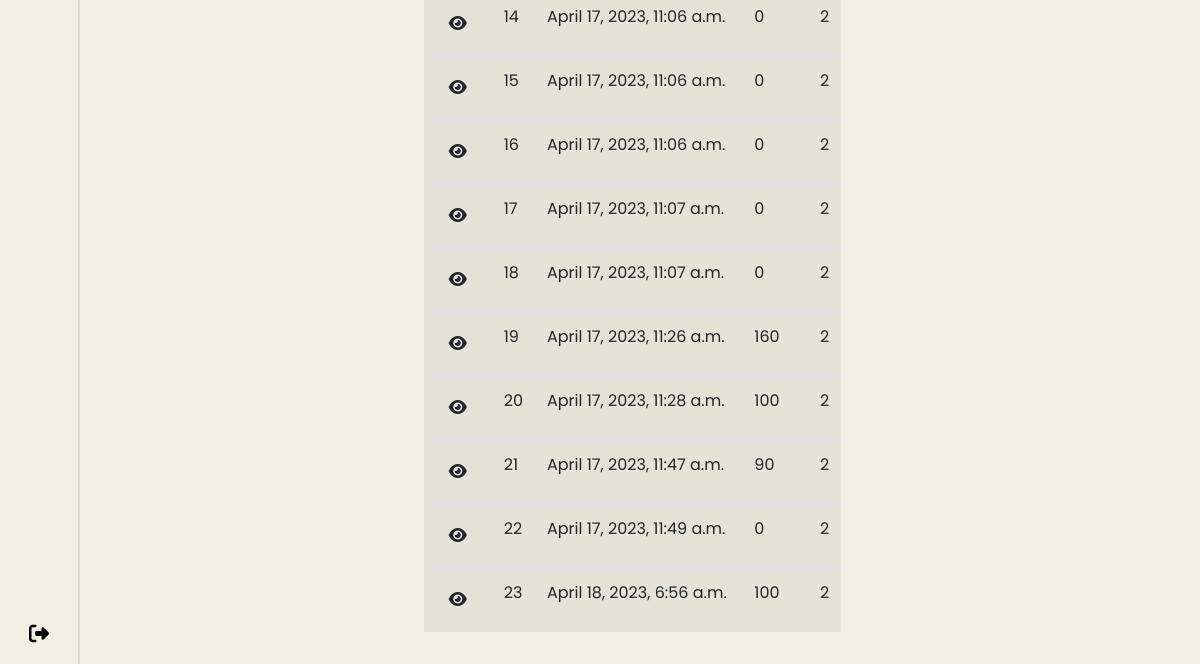
Page /purchase-history/ (lower part) on the earlier database version.
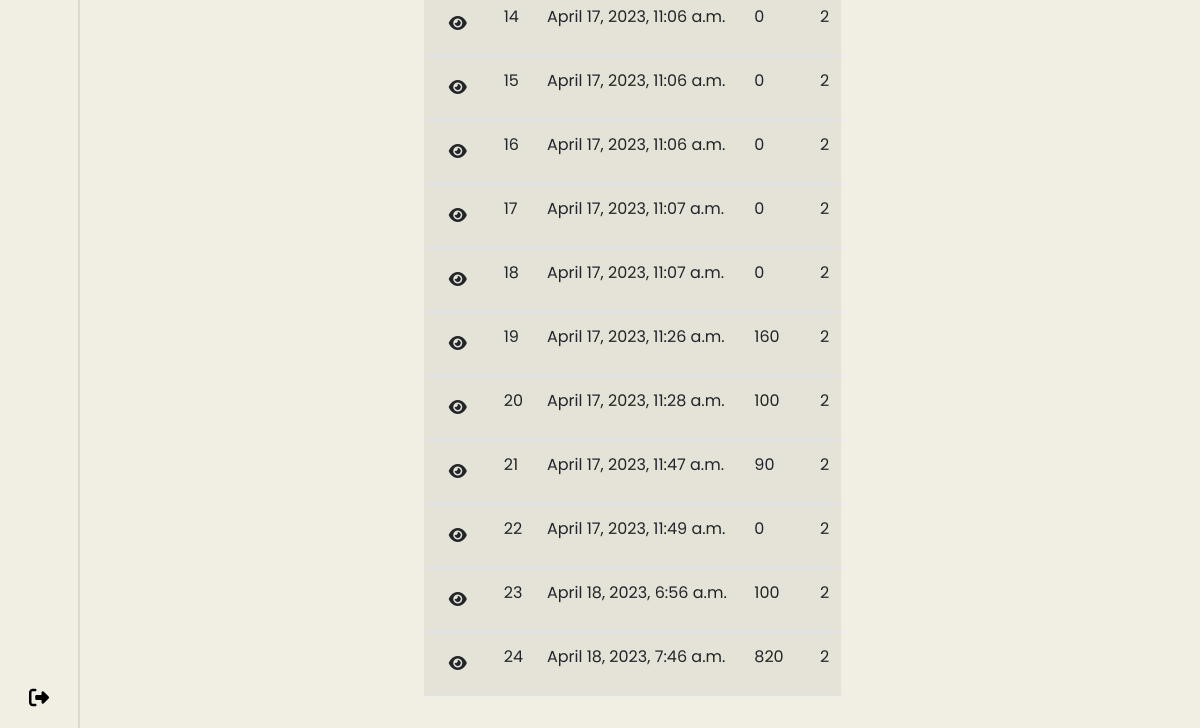
Same page on the later database version.
### bookstore/models.py (models this page shows, shortened)
class Order(models.Model):
    user = models.ForeignKey('User', on_delete=models.CASCADE)
    email = models.EmailField(max_length=1000)
    detail = models.ManyToManyField(Book, through='OrderDetail')
    total_price = models.IntegerField(default=100)
    created_at = models.DateTimeField(auto_now_add=True)

### bookstore/views.py (the view)
# urls.py: path('purchase-history/', getAllOdersByUser, name='purchase-history'),
def getAllOdersByUser(request,):
    listorder = []
    userid = request.session.get('userid')
    orders = Order.objects.filter(user=userid)
    for order in orders:
        listorder.append({
            'order':order,
            'listdetail':OrderDetail.objects.filter(order=order)
        })
    context = {'listorder': listorder}
    return render(request, "purchase_history.html", context)

### bookstore/models.py (called while the page is built)
    def __str__(self):
        return self.title

### templates/purchase_history.html (shortened to what this page needs)
{% extends 'base.html' %} {% block content %} {% load static %}
<!DOCTYPE html>
<html>
	<head>
		<link
			rel="stylesheet"
			href="https://stackpath.bootstrapcdn.com/bootstrap/4.4.1/css/bootstrap.min.css"
 />
		<link rel="stylesheet" type="text/css" href="{% static 'css/purchase_history.css' %}" />
	</head>
	<body>
        <div class="container">
	<div class="col-md-12">
    	<div class="panel panel-default">
        <div class="panel-body">
            <table class="table table-condensed table-striped">
    <tbody>
        {% for orders in listorder %}
        <tr data-toggle="collapse" data-target="#demo{{orders.order.id}}" class="accordion-toggle">
           <td><button class="btn btn-default btn-xs"><span class="fas fa-eye"></span></button></td>
        <td class="orderid">{{orders.order.id}}</td>
        <td>{{ orders.order.created_at }}</td>
        <td>{{ orders.order.total_price }}</td>
        <td>2</td>
    </tr>
        <tr>
            <td colspan="12" class="hiddenRow">
          </td>
        </tr>
      {% endfor %}
    </tbody>
</table>
          </div>
      </div>
	</div>
	</body>
</html>
{% endblock content %}

### templates/base.html (shortened to what this page needs)
{% load static %}
<!DOCTYPE html>
<html lang="en">
	<head>
		<link
			rel="stylesheet"
			href="https://cdnjs.cloudflare.com/ajax/libs/font-awesome/6.4.0/css/all.min.css"
 />
		<link
			rel="stylesheet"
			href="https://stackpath.bootstrapcdn.com/bootstrap/4.4.1/css/bootstrap.min.css"
 />
		<link rel="stylesheet" type="text/css" href="{% static 'css/_base.css' %}" />
		<link rel="stylesheet" type="text/css" href="{% static 'css/base.css' %}" />
	</head>
	<body>
		<div class="container-fluid">
			<div class="row">
				<div class="sidebar d-flex justify-content-between flex-column">
					<div class="d-flex justify-content-center">
						<a href="#">
							<i class="fa-solid fa-right-from-bracket"></i>
						</a>
					</div>
				</div>
				<div class="main-content d-flex flex-column m-auto">
					<div class="web container">{% block content %} {% endblock content %}</div>
				</div>
			</div>
		</div>
	</body>
</html>

### static/css/_base.css (style rules this page uses)
:root { --primary-color: #f1efe3; --secondary-color: #ffffff; }
* { font-family: 'Poppins', sans-serif; }
body { background: #f1efe3 !important; }

### static/css/base.css (style rules this page uses)
.sidebar { padding: 16px 0; height: 100%; width: 80px; border-right: 2px solid #dcd9ce; position: fixed; z-index: 1; top: 0; left: 0; }
a>i { color: #000; font-size: 20px; }
.main-content { margin-left: 100px; }
.web.container { margin-top: 80px; margin-bottom: 16px; padding-left: 80px; }

### static/css/purchase_history.css (style rules this page uses)
body { padding-top: 50px; background-color: #34495e; }
.hiddenRow { padding: 0 !important; }

### templates/base.html (style rules this page uses)
html, body { height: 100%; }

Differences in the rows shown:
added Order: order.id "24", order.created_at "April 18, 2023, 7:46 a.m.", order.total_price "820"
